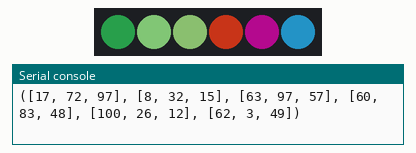
Recording of a program running on a simulated MicroPython board. Shown: 6 RGB LEDs in strip order, left to right, the last lines printed to the serial console. Dim RGB values are drawn brighter than linear; random numbers come from a fixed seed; library files of the repository ran but are not shown: neopixel.py.

Above: at 0.05 s.
At 4.97 s:
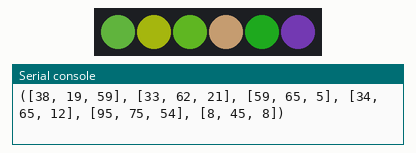
At 9.99 s:
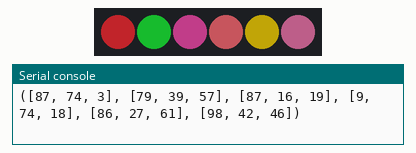
At 19.92 s:
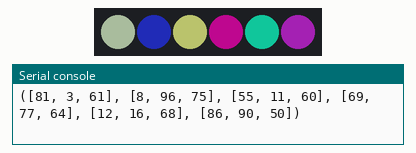
At 29.86 s:
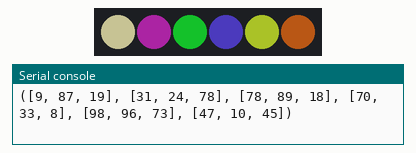
At 39.89 s:
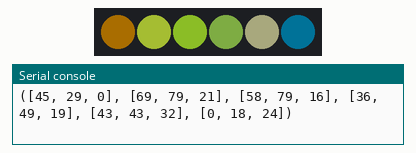
Timing chart, 0 to 40.0 s (numbered marks = the images above):
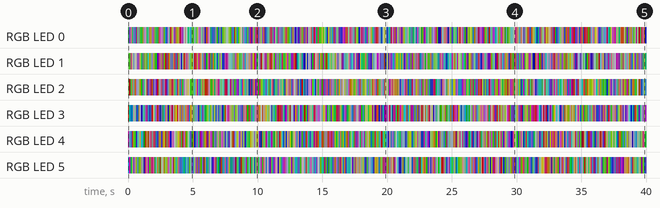

Measured:
- by itself, RGB LED 2: off → RGB(60, 83, 48) at 0.00 s, → RGB(40, 3, 2) 0.10 s later, → RGB(29, 86, 28) 0.10 s later, → RGB(97, 58, 37) 0.10 s later, … (391 changes in this stretch)
- by itself, RGB LED 3: off → RGB(100, 26, 12) at 0.00 s, → RGB(3, 83, 69) 0.10 s later, → RGB(1, 48, 87) 0.10 s later, → RGB(2, 53, 71) 0.10 s later, … (391 changes in this stretch)

The program:

random_colors.py
```python
"""
This is a demo of the Neopixels, using a library published at
https://github.com/blaz-r/pi_pico_neopixel
"""


'''
The key methods are set_pixel(n (r,g,b)),
set_pixel_line(p1, p2, (r, g, b)) which sets a row of pixels from pixel p1 to pixel p2 (inclusive),
and fill((r,g,b)) which fills all the pixels with the color r, g, b.
'''

import time
from neopixel import Neopixel
import random


numpix = 6
strip = Neopixel(numpix, 0, 0,"GRB")


shift = 0
while True:
    colors = []

    for which_pixel in range(6):
        color = []
        for RGB in range(3):
            color.append(random.randint(0,100))
        colors.append(color)
        color = tuple(color)
    colors = tuple(colors)
    print(colors)

    shift = (shift+1)%numpix
    for i in range(numpix):
        strip.set_pixel(i, colors[(i+shift)%numpix])
    strip.show()
    time.sleep(0.1)
```
